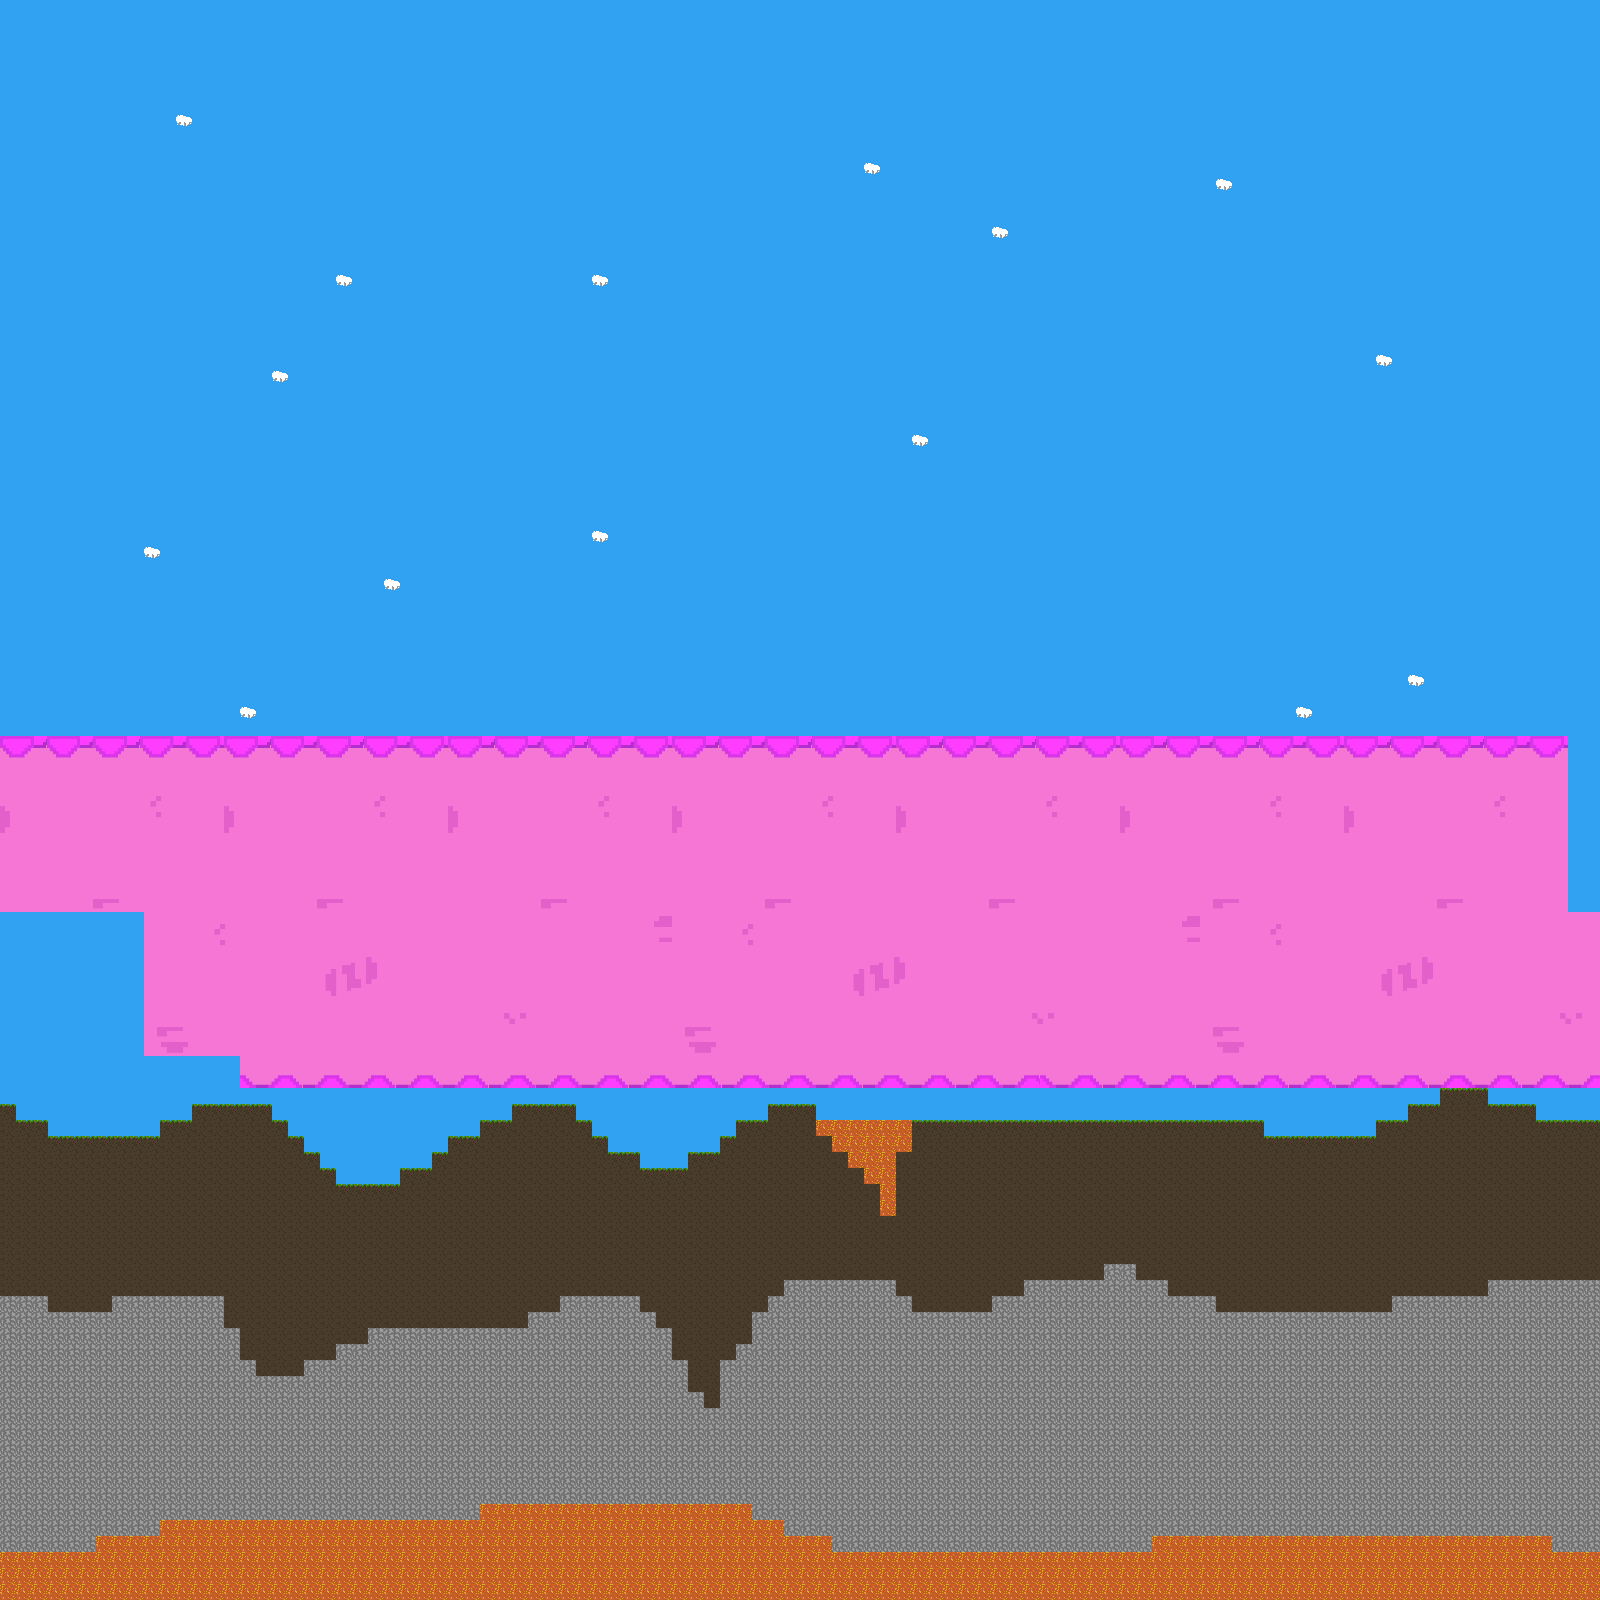

The image is a tile-based game level rendered from a .tmx file. Its description and source (layers, tilesets, objects; grid data summarised) follow:
An orthogonal 100x100 tile map with 16x16 px tiles, 2 tile layers (Tile Layer 1, Tile Layer 2), 2 tilesets.

<map version="1.2" tiledversion="1.3.4" orientation="orthogonal" renderorder="right-down" width="100" height="100" tilewidth="16" tileheight="16" infinite="0" nextlayerid="3" nextobjectid="1">
 <tileset firstgid="1" name="Tiles" tilewidth="16" tileheight="16" tilecount="6" columns="6">
  <image source="tiles.png" width="96" height="16" />
 </tileset>
 <tileset firstgid="7" source="Background.tsx" />
 <layer id="1" name="Tile Layer 1" width="100" height="100">
  <data>[10000 cells, 10000 non-empty, 1 distinct tile ids]</data>
 </layer>
 <layer id="2" name="Tile Layer 2" width="100" height="100">
  <data>[10000 cells, 5041 non-empty, 454 distinct tile ids]</data>
 </layer>
</map>
